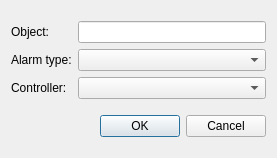
<?xml version="1.0" encoding="UTF-8"?>
<ui version="4.0">
 <class>AddExceptionDialog</class>
 <widget class="QDialog" name="AddExceptionDialog">
  <property name="geometry">
   <rect>
    <x>0</x>
    <y>0</y>
    <width>277</width>
    <height>158</height>
   </rect>
  </property>
  <property name="windowTitle">
   <string>Add exception</string>
  </property>
  <layout class="QGridLayout" name="gridLayout">
   <item row="1" column="0">
    <widget class="QDialogButtonBox" name="buttonBox">
     <property name="orientation">
      <enum>Qt::Horizontal</enum>
     </property>
     <property name="standardButtons">
      <set>QDialogButtonBox::Cancel|QDialogButtonBox::Ok</set>
     </property>
    </widget>
   </item>
   <item row="0" column="0">
    <layout class="QGridLayout" name="gridLayout_2">
     <item row="0" column="0">
      <widget class="QLabel" name="label">
       <property name="text">
        <string>Object:</string>
       </property>
      </widget>
     </item>
     <item row="1" column="1">
      <widget class="QComboBox" name="alarmTypeCombo"/>
     </item>
     <item row="0" column="1">
      <widget class="QLineEdit" name="object"/>
     </item>
     <item row="1" column="0">
      <widget class="QLabel" name="label_2">
       <property name="text">
        <string>Alarm type:</string>
       </property>
      </widget>
     </item>
     <item row="2" column="0">
      <widget class="QLabel" name="label_3">
       <property name="text">
        <string>Controller:</string>
       </property>
      </widget>
     </item>
     <item row="2" column="1">
      <widget class="QComboBox" name="controllerCombo"/>
     </item>
    </layout>
   </item>
  </layout>
 </widget>
 <tabstops>
  <tabstop>object</tabstop>
  <tabstop>alarmTypeCombo</tabstop>
  <tabstop>controllerCombo</tabstop>
 </tabstops>
 <resources/>
 <connections>
  <connection>
   <sender>buttonBox</sender>
   <signal>accepted()</signal>
   <receiver>AddExceptionDialog</receiver>
   <slot>accept()</slot>
   <hints>
    <hint type="sourcelabel">
     <x>248</x>
     <y>254</y>
    </hint>
    <hint type="destinationlabel">
     <x>157</x>
     <y>274</y>
    </hint>
   </hints>
  </connection>
  <connection>
   <sender>buttonBox</sender>
   <signal>rejected()</signal>
   <receiver>AddExceptionDialog</receiver>
   <slot>reject()</slot>
   <hints>
    <hint type="sourcelabel">
     <x>316</x>
     <y>260</y>
    </hint>
    <hint type="destinationlabel">
     <x>286</x>
     <y>274</y>
    </hint>
   </hints>
  </connection>
 </connections>
</ui>
